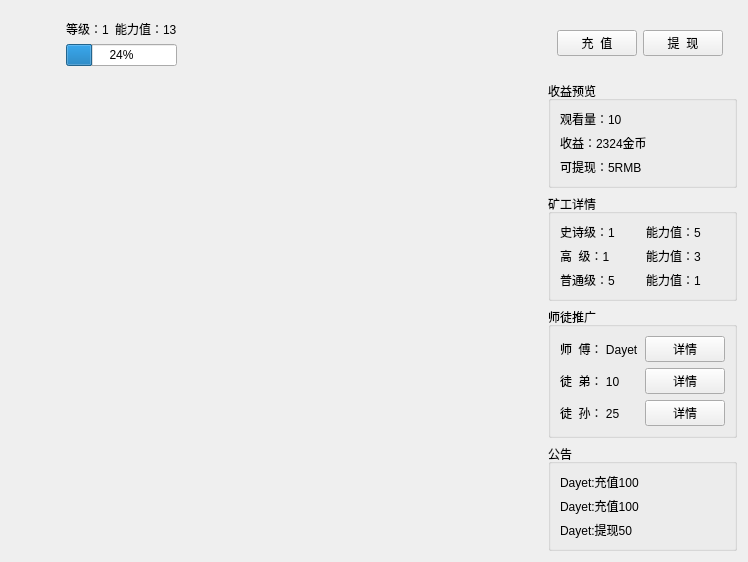
<?xml version="1.0" encoding="UTF-8"?>
<ui version="4.0">
 <class>dayet_window</class>
 <widget class="QWidget" name="dayet_window">
  <property name="geometry">
   <rect>
    <x>0</x>
    <y>0</y>
    <width>748</width>
    <height>486</height>
   </rect>
  </property>
  <property name="windowTitle">
   <string>Dayet</string>
  </property>
  <property name="windowIcon">
   <iconset resource="res.qrc">
    <normaloff>:/images/images/tx.jpg</normaloff>:/images/images/tx.jpg</iconset>
  </property>
  <property name="styleSheet">
   <string notr="true"/>
  </property>
  <layout class="QGridLayout" name="gridLayout_4">
   <item row="3" column="2">
    <widget class="QGroupBox" name="groupBox_3">
     <property name="title">
      <string>师徒推广</string>
     </property>
     <layout class="QGridLayout" name="gridLayout_2">
      <item row="0" column="0">
       <widget class="QLabel" name="label_8">
        <property name="text">
         <string>师  傅： Dayet</string>
        </property>
       </widget>
      </item>
      <item row="0" column="1">
       <widget class="QPushButton" name="pushButton_3">
        <property name="text">
         <string>详情</string>
        </property>
       </widget>
      </item>
      <item row="1" column="0">
       <widget class="QLabel" name="label_10">
        <property name="text">
         <string>徒  弟： 10</string>
        </property>
       </widget>
      </item>
      <item row="1" column="1">
       <widget class="QPushButton" name="pushButton_4">
        <property name="text">
         <string>详情</string>
        </property>
       </widget>
      </item>
      <item row="2" column="0">
       <widget class="QLabel" name="label_12">
        <property name="text">
         <string>徒  孙： 25</string>
        </property>
       </widget>
      </item>
      <item row="2" column="1">
       <widget class="QPushButton" name="pushButton_5">
        <property name="text">
         <string>详情</string>
        </property>
       </widget>
      </item>
     </layout>
    </widget>
   </item>
   <item row="2" column="2">
    <widget class="QGroupBox" name="groupBox_2">
     <property name="title">
      <string>矿工详情</string>
     </property>
     <layout class="QGridLayout" name="gridLayout">
      <item row="0" column="0">
       <widget class="QLabel" name="label_7">
        <property name="text">
         <string>史诗级：1</string>
        </property>
       </widget>
      </item>
      <item row="0" column="1">
       <widget class="QLabel" name="label_13">
        <property name="text">
         <string>能力值：5</string>
        </property>
       </widget>
      </item>
      <item row="1" column="0">
       <widget class="QLabel" name="label_9">
        <property name="text">
         <string>高  级：1</string>
        </property>
       </widget>
      </item>
      <item row="1" column="1">
       <widget class="QLabel" name="label_15">
        <property name="text">
         <string>能力值：3</string>
        </property>
       </widget>
      </item>
      <item row="2" column="0">
       <widget class="QLabel" name="label_11">
        <property name="text">
         <string>普通级：5</string>
        </property>
       </widget>
      </item>
      <item row="2" column="1">
       <widget class="QLabel" name="label_14">
        <property name="text">
         <string>能力值：1</string>
        </property>
       </widget>
      </item>
     </layout>
    </widget>
   </item>
   <item row="4" column="2">
    <widget class="QGroupBox" name="groupBox_4">
     <property name="title">
      <string>公告</string>
     </property>
     <layout class="QVBoxLayout" name="verticalLayout_2">
      <item>
       <widget class="QLabel" name="label_16">
        <property name="text">
         <string>Dayet:充值100</string>
        </property>
       </widget>
      </item>
      <item>
       <widget class="QLabel" name="label_18">
        <property name="text">
         <string>Dayet:充值100</string>
        </property>
       </widget>
      </item>
      <item>
       <widget class="QLabel" name="label_17">
        <property name="text">
         <string>Dayet:提现50</string>
        </property>
       </widget>
      </item>
     </layout>
    </widget>
   </item>
   <item row="0" column="2">
    <widget class="QWidget" name="widget_2" native="true">
     <property name="sizePolicy">
      <sizepolicy hsizetype="Fixed" vsizetype="Fixed">
       <horstretch>0</horstretch>
       <verstretch>0</verstretch>
      </sizepolicy>
     </property>
     <layout class="QHBoxLayout" name="horizontalLayout">
      <item>
       <widget class="QPushButton" name="pushButton">
        <property name="text">
         <string>充  值</string>
        </property>
       </widget>
      </item>
      <item>
       <widget class="QPushButton" name="pushButton_2">
        <property name="text">
         <string>提  现</string>
        </property>
       </widget>
      </item>
     </layout>
    </widget>
   </item>
   <item row="0" column="0">
    <widget class="QWidget" name="widget" native="true">
     <layout class="QGridLayout" name="gridLayout_3">
      <item row="0" column="2">
       <widget class="QLabel" name="label_3">
        <property name="sizePolicy">
         <sizepolicy hsizetype="Fixed" vsizetype="Fixed">
          <horstretch>0</horstretch>
          <verstretch>0</verstretch>
         </sizepolicy>
        </property>
        <property name="text">
         <string>能力值：13</string>
        </property>
       </widget>
      </item>
      <item row="1" column="1" colspan="2">
       <widget class="QProgressBar" name="progressBar">
        <property name="value">
         <number>24</number>
        </property>
       </widget>
      </item>
      <item row="0" column="0" rowspan="2">
       <widget class="QLabel" name="label">
        <property name="sizePolicy">
         <sizepolicy hsizetype="Fixed" vsizetype="Fixed">
          <horstretch>0</horstretch>
          <verstretch>0</verstretch>
         </sizepolicy>
        </property>
        <property name="minimumSize">
         <size>
          <width>40</width>
          <height>40</height>
         </size>
        </property>
        <property name="maximumSize">
         <size>
          <width>40</width>
          <height>40</height>
         </size>
        </property>
        <property name="text">
         <string/>
        </property>
        <property name="pixmap">
         <pixmap resource="res.qrc">:/images/images/tx.jpg</pixmap>
        </property>
        <property name="scaledContents">
         <bool>true</bool>
        </property>
       </widget>
      </item>
      <item row="0" column="1">
       <widget class="QLabel" name="label_2">
        <property name="sizePolicy">
         <sizepolicy hsizetype="Fixed" vsizetype="Fixed">
          <horstretch>0</horstretch>
          <verstretch>0</verstretch>
         </sizepolicy>
        </property>
        <property name="text">
         <string>等级：1</string>
        </property>
       </widget>
      </item>
     </layout>
    </widget>
   </item>
   <item row="0" column="1">
    <spacer name="horizontalSpacer">
     <property name="orientation">
      <enum>Qt::Horizontal</enum>
     </property>
     <property name="sizeHint" stdset="0">
      <size>
       <width>40</width>
       <height>20</height>
      </size>
     </property>
    </spacer>
   </item>
   <item row="1" column="2">
    <widget class="QGroupBox" name="groupBox">
     <property name="title">
      <string>收益预览</string>
     </property>
     <layout class="QVBoxLayout" name="verticalLayout">
      <item>
       <widget class="QLabel" name="label_4">
        <property name="text">
         <string>观看量：10</string>
        </property>
       </widget>
      </item>
      <item>
       <widget class="QLabel" name="label_5">
        <property name="text">
         <string>收益：2324金币</string>
        </property>
       </widget>
      </item>
      <item>
       <widget class="QLabel" name="label_6">
        <property name="text">
         <string>可提现：5RMB</string>
        </property>
       </widget>
      </item>
     </layout>
    </widget>
   </item>
  </layout>
 </widget>
 <resources>
  <include location="res.qrc"/>
 </resources>
 <connections/>
</ui>
